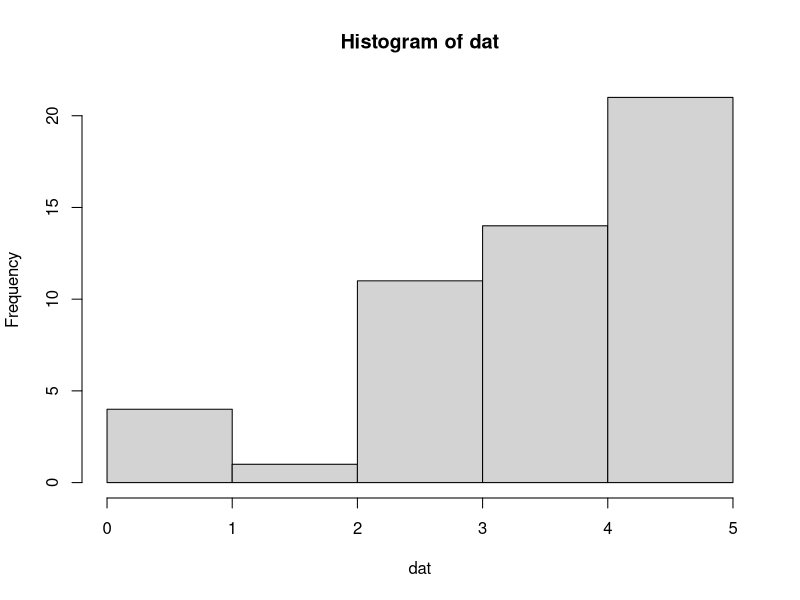

This figure's R source:
#Part a
counts <- c(round(51*.41), round(51*.27), round(51*.22), round(51*.02), round(51*.06), round(51*.02))
#Part b
dat <- rep(seq(from = 5, to = 0, by = -1), counts)
#Part c
hist(dat, breaks = 5)